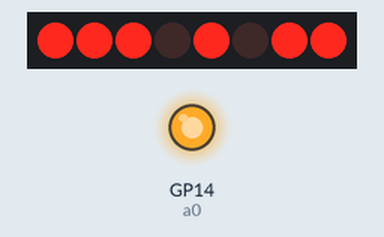
Simulated run of this program. Board: Raspberry Pi Pico running MicroPython. On the bench: 8 shift-register outputs drawn as a row of LEDs (first output left, lit = HIGH), output pins drawn as LEDs (lit = HIGH). Pins used as bus, display or sensor lines are not drawn. At 0.2 s the program stops and its outputs stay as they are.

Above: at 0.3 s.
Timing chart, 0 to 1.7 s (numbered marks = the images above):
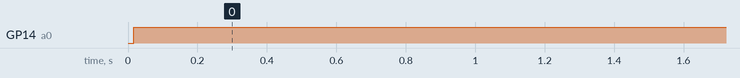

Measured:
- by itself, GP14 (a0): LOW → HIGH at 0.02 s

The program:

tone_op3.py
```python
from machine import Pin, SPI
import time

# Assign chip select (CS) pin and initialize it high
a0 = Pin(14, Pin.OUT)	#OPL3	14
a1 = Pin(15, Pin.OUT)	#OPL3	15
latch = Pin(17, Pin.OUT)#OPL3	17
reset = Pin(16, Pin.OUT)#OPL3 clear
shift_latch = Pin(22, Pin.OUT)#shift register

    # Initialize SPI //data=mosi shift=sck
spi = SPI(0,
    baudrate=400000,
    polarity=0,
    phase=0,
    bits=8,
    firstbit=SPI.MSB,
    sck=Pin(18),
    mosi=Pin(19))
reset = Pin(16, Pin.OUT)#must be here because micropython

latch.value(1)
reset.value(1)
a0.value(0)
a1.value(0)

def opl3_reset():
    reset.value(0)
    time.sleep_ms(1)
    reset.value(1) #clear registers of OPL2.
    time.sleep_ms(1)


def opl3_write(register, value):
    a1.value(1)
    a0.value(0)  # Set A0 low to indicate it's a register address
    time.sleep_us(100)
    spi.write(bytearray([register]))
    latch.value(0)

    shift_latch.value(1)
    shift_latch.value(0)
    time.sleep_us(100)
    latch.value(1)  # Latch the register address

    time.sleep_us(100)

    a0.value(1)  # Set A0 high to indicate it's data
    time.sleep_us(100)
    spi.write(bytearray([value]))
    latch.value(0)

    shift_latch.value(1)
    shift_latch.value(0)
    time.sleep_us(100)
    latch.value(1)  # Latch the data

    time.sleep_us(100)
    a1.value(0)

def opl3_init(offset, frequency): #channel offset, frequency select
    opl3_reset()

    opl3_write(0x20 + offset, 0xa9)  # Set operator 1 frequency multiplier
    opl3_write(0x40 + offset, 0x0c)  # Set operator 1 level
    opl3_write(0x60 + offset, 0x74)  # Set operator 1 amplitude envelope parameters
    opl3_write(0x80 + offset, 0xf5)  # Set operator 1 amplitude envelope parameters
    opl3_write(0x23 + offset, 0x03)  # Set the carrier's multiple to 1
    opl3_write(0xa0 + offset, 0x98 + frequency)  # Set frequency number
    opl3_write(0x43 + offset, 0x04)  # Set the carrier to maximum volume (about 47 dB)
    opl3_write(0x63 + offset, 0xf0)  # Carrier attack:  quick;   decay:   long
    opl3_write(0x83 + offset, 0x00)  # Carrier sustain: medium;  release: medium
    opl3_write(0xe3 + offset, 0x01)  #
    opl3_write(0xe0 + offset, 0x03)  #
    opl3_write(0xb0 + offset, 0x22)  # Turn the voice on; set the octave and freq MSB
    opl3_write(0xc0 + offset, 0x00)  # feedback , algoritmh
    opl3_write(0xbd + offset, 0x00)
    time.sleep(0.2)


opl3_init(1, 50)
opl3_write(0xb0, 0x01)

opl3_write(0xb0, 0x22) # turn on voice


opl3_write(152, 5) #voice
opl3_write(31, 200) #voice

#musi byt jeden radek, jinak nehraje
opl3_write(254, 100) #meni ton kdyz neni
opl3_write(207, 215) #meni ton kdyz neni
```
